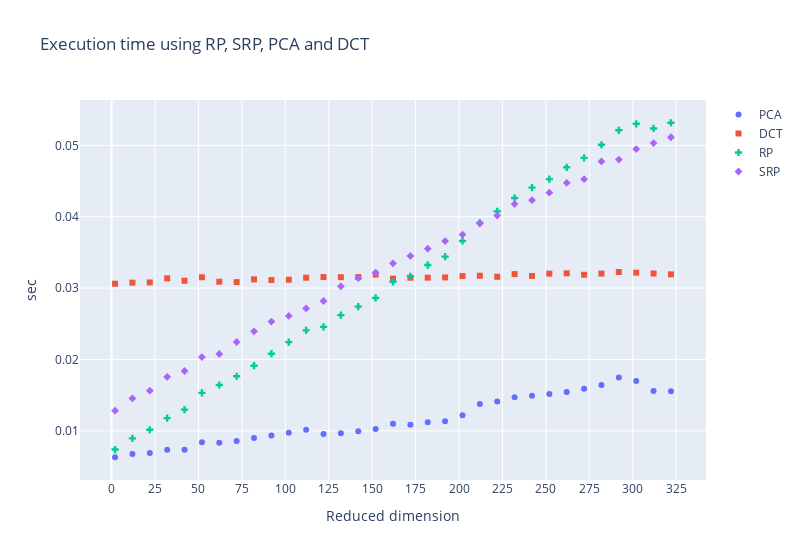

Notebook code cell kept with this figure:
### Code cell
fig = go.Figure()
# ks = np.arange(2,325, 50)
fig.add_trace(go.Scatter(x=ks, y=p_time,  name="PCA", marker_symbol="circle", mode="markers"))
fig.add_trace(go.Scatter(x=ks, y=d_time,  name="DCT", marker_symbol="square", mode="markers"))
fig.add_trace(go.Scatter(x=ks, y=r_time,  name="RP", marker_symbol="cross", mode="markers"))
fig.add_trace(go.Scatter(x=ks, y=sr_time, name="SRP", marker_symbol="diamond", mode="markers"))

fig.update_layout(
    title_text="Execution time using RP, SRP, PCA and DCT",
    width=800,
)

fig.update_xaxes(title_text='Reduced dimension', dtick=25)
fig.update_yaxes(title_text='sec')

fig.show()
